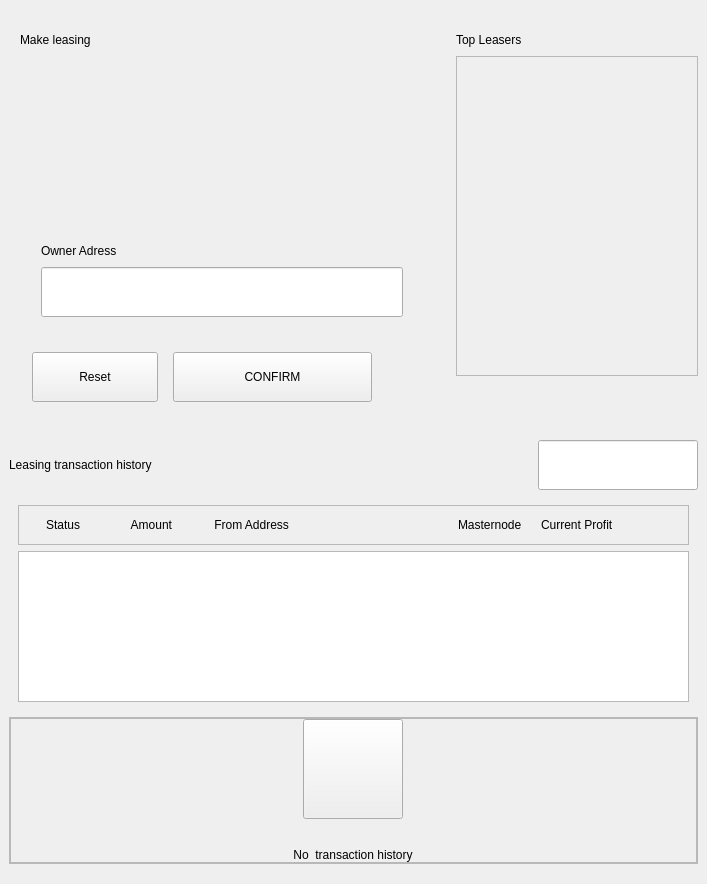
<?xml version="1.0" encoding="UTF-8"?>
<ui version="4.0">
 <class>LeasingWidget</class>
 <widget class="QWidget" name="LeasingWidget">
  <property name="geometry">
   <rect>
    <x>0</x>
    <y>0</y>
    <width>707</width>
    <height>884</height>
   </rect>
  </property>
  <property name="windowTitle">
   <string>Form</string>
  </property>
  <layout class="QVBoxLayout" name="verticalLayout_8">
   <property name="spacing">
    <number>15</number>
   </property>
   <property name="leftMargin">
    <number>0</number>
   </property>
   <property name="rightMargin">
    <number>0</number>
   </property>
   <item>
    <layout class="QHBoxLayout" name="horizontalLayout_7">
     <property name="spacing">
      <number>15</number>
     </property>
     <item>
      <widget class="QWidget" name="containerLeft" native="true">
       <property name="minimumSize">
        <size>
         <width>400</width>
         <height>400</height>
        </size>
       </property>
       <property name="maximumSize">
        <size>
         <width>16777215</width>
         <height>400</height>
        </size>
       </property>
       <layout class="QVBoxLayout" name="verticalLayout_2">
        <property name="leftMargin">
         <number>20</number>
        </property>
        <property name="topMargin">
         <number>19</number>
        </property>
        <property name="bottomMargin">
         <number>9</number>
        </property>
        <item>
         <layout class="QHBoxLayout" name="horizontalLayout_2">
          <item>
           <widget class="QLabel" name="labelLeasing">
            <property name="text">
             <string>Make leasing</string>
            </property>
           </widget>
          </item>
          <item>
           <spacer name="horizontalSpacer">
            <property name="orientation">
             <enum>Qt::Horizontal</enum>
            </property>
            <property name="sizeHint" stdset="0">
             <size>
              <width>40</width>
              <height>20</height>
             </size>
            </property>
           </spacer>
          </item>
         </layout>
        </item>
        <item>
         <spacer name="verticalSpacer_5">
          <property name="orientation">
           <enum>Qt::Vertical</enum>
          </property>
          <property name="sizeHint" stdset="0">
           <size>
            <width>20</width>
            <height>0</height>
           </size>
          </property>
         </spacer>
        </item>
        <item>
         <spacer name="verticalSpacer_8">
          <property name="orientation">
           <enum>Qt::Vertical</enum>
          </property>
          <property name="sizeHint" stdset="0">
           <size>
            <width>20</width>
            <height>40</height>
           </size>
          </property>
         </spacer>
        </item>
        <item>
         <widget class="QWidget" name="containerSend" native="true">
          <property name="minimumSize">
           <size>
            <width>0</width>
            <height>0</height>
           </size>
          </property>
          <layout class="QVBoxLayout" name="verticalLayout_6">
           <item>
            <spacer name="verticalSpacer_11">
             <property name="orientation">
              <enum>Qt::Vertical</enum>
             </property>
             <property name="sizeHint" stdset="0">
              <size>
               <width>20</width>
               <height>500</height>
              </size>
             </property>
            </spacer>
           </item>
           <item>
            <layout class="QHBoxLayout" name="horizontalLayout_8">
             <item>
              <spacer name="horizontalSpacer_14">
               <property name="orientation">
                <enum>Qt::Horizontal</enum>
               </property>
               <property name="sizeType">
                <enum>QSizePolicy::Fixed</enum>
               </property>
               <property name="sizeHint" stdset="0">
                <size>
                 <width>12</width>
                 <height>20</height>
                </size>
               </property>
              </spacer>
             </item>
             <item>
              <widget class="QLabel" name="labelEditTitle">
               <property name="maximumSize">
                <size>
                 <width>16777215</width>
                 <height>30</height>
                </size>
               </property>
               <property name="text">
                <string>Owner Adress</string>
               </property>
              </widget>
             </item>
             <item>
              <spacer name="horizontalSpacer_12">
               <property name="orientation">
                <enum>Qt::Horizontal</enum>
               </property>
               <property name="sizeHint" stdset="0">
                <size>
                 <width>40</width>
                 <height>20</height>
                </size>
               </property>
              </spacer>
             </item>
            </layout>
           </item>
           <item>
            <layout class="QHBoxLayout" name="horizontalLayout">
             <item>
              <spacer name="horizontalSpacer_4">
               <property name="orientation">
                <enum>Qt::Horizontal</enum>
               </property>
               <property name="sizeType">
                <enum>QSizePolicy::Fixed</enum>
               </property>
               <property name="sizeHint" stdset="0">
                <size>
                 <width>12</width>
                 <height>20</height>
                </size>
               </property>
              </spacer>
             </item>
             <item>
              <widget class="QLineEdit" name="lineEditOwnerAddress">
               <property name="minimumSize">
                <size>
                 <width>0</width>
                 <height>50</height>
                </size>
               </property>
               <property name="maximumSize">
                <size>
                 <width>16777215</width>
                 <height>50</height>
                </size>
               </property>
               <property name="styleSheet">
                <string notr="true"/>
               </property>
               <property name="text">
                <string/>
               </property>
              </widget>
             </item>
            </layout>
           </item>
           <item>
            <spacer name="verticalSpacer_7">
             <property name="orientation">
              <enum>Qt::Vertical</enum>
             </property>
             <property name="sizeHint" stdset="0">
              <size>
               <width>20</width>
               <height>40</height>
              </size>
             </property>
            </spacer>
           </item>
           <item>
            <spacer name="verticalSpacer_9">
             <property name="orientation">
              <enum>Qt::Vertical</enum>
             </property>
             <property name="sizeHint" stdset="0">
              <size>
               <width>20</width>
               <height>40</height>
              </size>
             </property>
            </spacer>
           </item>
          </layout>
         </widget>
        </item>
        <item>
         <spacer name="verticalSpacer_6">
          <property name="orientation">
           <enum>Qt::Vertical</enum>
          </property>
          <property name="sizeType">
           <enum>QSizePolicy::Fixed</enum>
          </property>
          <property name="sizeHint" stdset="0">
           <size>
            <width>20</width>
            <height>20</height>
           </size>
          </property>
         </spacer>
        </item>
        <item>
         <layout class="QHBoxLayout" name="horizontalLayout_6" stretch="2,3,3">
          <property name="spacing">
           <number>15</number>
          </property>
          <property name="leftMargin">
           <number>12</number>
          </property>
          <item>
           <widget class="QPushButton" name="pbnReset">
            <property name="minimumSize">
             <size>
              <width>126</width>
              <height>50</height>
             </size>
            </property>
            <property name="maximumSize">
             <size>
              <width>126</width>
              <height>50</height>
             </size>
            </property>
            <property name="focusPolicy">
             <enum>Qt::NoFocus</enum>
            </property>
            <property name="text">
             <string>Reset</string>
            </property>
           </widget>
          </item>
          <item>
           <widget class="QPushButton" name="pbnCONFIRM">
            <property name="minimumSize">
             <size>
              <width>199</width>
              <height>50</height>
             </size>
            </property>
            <property name="maximumSize">
             <size>
              <width>199</width>
              <height>50</height>
             </size>
            </property>
            <property name="focusPolicy">
             <enum>Qt::NoFocus</enum>
            </property>
            <property name="text">
             <string>CONFIRM</string>
            </property>
           </widget>
          </item>
          <item>
           <spacer name="horizontalSpacer_9">
            <property name="orientation">
             <enum>Qt::Horizontal</enum>
            </property>
            <property name="sizeHint" stdset="0">
             <size>
              <width>40</width>
              <height>20</height>
             </size>
            </property>
           </spacer>
          </item>
         </layout>
        </item>
        <item>
         <spacer name="verticalSpacer_2">
          <property name="orientation">
           <enum>Qt::Vertical</enum>
          </property>
          <property name="sizeHint" stdset="0">
           <size>
            <width>20</width>
            <height>237</height>
           </size>
          </property>
         </spacer>
        </item>
       </layout>
      </widget>
     </item>
     <item>
      <widget class="QWidget" name="containerRight" native="true">
       <property name="minimumSize">
        <size>
         <width>0</width>
         <height>400</height>
        </size>
       </property>
       <property name="maximumSize">
        <size>
         <width>16777215</width>
         <height>400</height>
        </size>
       </property>
       <layout class="QVBoxLayout" name="verticalLayout_3">
        <property name="leftMargin">
         <number>20</number>
        </property>
        <property name="topMargin">
         <number>19</number>
        </property>
        <item>
         <layout class="QHBoxLayout" name="horizontalLayout_3">
          <item>
           <widget class="QLabel" name="labelTopLeasing">
            <property name="text">
             <string>Top Leasers</string>
            </property>
           </widget>
          </item>
          <item>
           <spacer name="horizontalSpacer_2">
            <property name="orientation">
             <enum>Qt::Horizontal</enum>
            </property>
            <property name="sizeHint" stdset="0">
             <size>
              <width>40</width>
              <height>20</height>
             </size>
            </property>
           </spacer>
          </item>
         </layout>
        </item>
        <item>
         <widget class="QScrollArea" name="scrollArea">
          <property name="minimumSize">
           <size>
            <width>0</width>
            <height>320</height>
           </size>
          </property>
          <property name="widgetResizable">
           <bool>true</bool>
          </property>
          <widget class="QWidget" name="scrollAreaWidgetContentsTop">
           <property name="geometry">
            <rect>
             <x>0</x>
             <y>0</y>
             <width>222</width>
             <height>318</height>
            </rect>
           </property>
           <layout class="QVBoxLayout" name="verticalLayout_5">
            <property name="spacing">
             <number>3</number>
            </property>
           </layout>
          </widget>
         </widget>
        </item>
        <item>
         <spacer name="verticalSpacer_3">
          <property name="orientation">
           <enum>Qt::Vertical</enum>
          </property>
          <property name="sizeHint" stdset="0">
           <size>
            <width>20</width>
            <height>20</height>
           </size>
          </property>
         </spacer>
        </item>
       </layout>
      </widget>
     </item>
    </layout>
   </item>
   <item>
    <widget class="QWidget" name="containerbottom" native="true">
     <layout class="QVBoxLayout" name="verticalLayout">
      <item>
       <spacer name="verticalSpacer_10">
        <property name="orientation">
         <enum>Qt::Vertical</enum>
        </property>
        <property name="sizeType">
         <enum>QSizePolicy::Minimum</enum>
        </property>
        <property name="sizeHint" stdset="0">
         <size>
          <width>20</width>
          <height>5</height>
         </size>
        </property>
       </spacer>
      </item>
      <item>
       <layout class="QHBoxLayout" name="horizontalLayout_4">
        <item>
         <widget class="QLabel" name="labelHistory">
          <property name="maximumSize">
           <size>
            <width>16777215</width>
            <height>30</height>
           </size>
          </property>
          <property name="text">
           <string>Leasing transaction history</string>
          </property>
         </widget>
        </item>
        <item>
         <spacer name="horizontalSpacer_3">
          <property name="orientation">
           <enum>Qt::Horizontal</enum>
          </property>
          <property name="sizeHint" stdset="0">
           <size>
            <width>40</width>
            <height>20</height>
           </size>
          </property>
         </spacer>
        </item>
        <item>
         <widget class="QComboBox" name="comboBoxSortType">
          <property name="maximumSize">
           <size>
            <width>0</width>
            <height>0</height>
           </size>
          </property>
         </widget>
        </item>
        <item>
         <widget class="QLineEdit" name="lineEditSort">
          <property name="minimumSize">
           <size>
            <width>160</width>
            <height>50</height>
           </size>
          </property>
          <property name="maximumSize">
           <size>
            <width>160</width>
            <height>50</height>
           </size>
          </property>
         </widget>
        </item>
       </layout>
      </item>
      <item>
       <widget class="QWidget" name="containerHistory" native="true">
        <layout class="QVBoxLayout" name="verticalLayout_9">
         <item>
          <widget class="QFrame" name="infoFrame">
           <property name="frameShape">
            <enum>QFrame::StyledPanel</enum>
           </property>
           <property name="frameShadow">
            <enum>QFrame::Raised</enum>
           </property>
           <layout class="QHBoxLayout" name="horizontalLayout_9">
            <item>
             <layout class="QHBoxLayout" name="horizontalLayout_5" stretch="1,1,3,1,1,0">
              <property name="spacing">
               <number>0</number>
              </property>
              <property name="leftMargin">
               <number>18</number>
              </property>
              <property name="rightMargin">
               <number>11</number>
              </property>
              <item>
               <widget class="QLabel" name="labelStatus">
                <property name="minimumSize">
                 <size>
                  <width>0</width>
                  <height>20</height>
                 </size>
                </property>
                <property name="maximumSize">
                 <size>
                  <width>16777215</width>
                  <height>20</height>
                 </size>
                </property>
                <property name="text">
                 <string>Status</string>
                </property>
               </widget>
              </item>
              <item>
               <widget class="QLabel" name="labelAmount">
                <property name="minimumSize">
                 <size>
                  <width>0</width>
                  <height>20</height>
                 </size>
                </property>
                <property name="maximumSize">
                 <size>
                  <width>16777215</width>
                  <height>20</height>
                 </size>
                </property>
                <property name="text">
                 <string> Amount</string>
                </property>
               </widget>
              </item>
              <item>
               <widget class="QLabel" name="labelAddress">
                <property name="minimumSize">
                 <size>
                  <width>0</width>
                  <height>20</height>
                 </size>
                </property>
                <property name="maximumSize">
                 <size>
                  <width>16777215</width>
                  <height>20</height>
                 </size>
                </property>
                <property name="text">
                 <string> From Address</string>
                </property>
               </widget>
              </item>
              <item>
               <widget class="QLabel" name="labelMasternode">
                <property name="minimumSize">
                 <size>
                  <width>0</width>
                  <height>20</height>
                 </size>
                </property>
                <property name="maximumSize">
                 <size>
                  <width>16777215</width>
                  <height>20</height>
                 </size>
                </property>
                <property name="text">
                 <string>Masternode</string>
                </property>
               </widget>
              </item>
              <item>
               <widget class="QLabel" name="labelProfit">
                <property name="minimumSize">
                 <size>
                  <width>0</width>
                  <height>20</height>
                 </size>
                </property>
                <property name="maximumSize">
                 <size>
                  <width>16777215</width>
                  <height>20</height>
                 </size>
                </property>
                <property name="text">
                 <string>Current Profit</string>
                </property>
               </widget>
              </item>
              <item>
               <spacer name="horizontalSpacer_8">
                <property name="orientation">
                 <enum>Qt::Horizontal</enum>
                </property>
                <property name="sizeType">
                 <enum>QSizePolicy::Fixed</enum>
                </property>
                <property name="sizeHint" stdset="0">
                 <size>
                  <width>45</width>
                  <height>20</height>
                 </size>
                </property>
               </spacer>
              </item>
             </layout>
            </item>
           </layout>
          </widget>
         </item>
         <item>
          <widget class="QListView" name="listViewTransaction"/>
         </item>
        </layout>
       </widget>
      </item>
      <item>
       <widget class="QFrame" name="emptyContainer">
        <property name="minimumSize">
         <size>
          <width>0</width>
          <height>100</height>
         </size>
        </property>
        <property name="frameShape">
         <enum>QFrame::StyledPanel</enum>
        </property>
        <property name="frameShadow">
         <enum>QFrame::Raised</enum>
        </property>
        <layout class="QVBoxLayout" name="verticalLayout_71" stretch="0,0,0">
         <property name="spacing">
          <number>0</number>
         </property>
         <property name="leftMargin">
          <number>0</number>
         </property>
         <property name="topMargin">
          <number>0</number>
         </property>
         <property name="rightMargin">
          <number>0</number>
         </property>
         <property name="bottomMargin">
          <number>0</number>
         </property>
         <item>
          <spacer name="verticalSpacer_4">
           <property name="orientation">
            <enum>Qt::Vertical</enum>
           </property>
           <property name="sizeHint" stdset="0">
            <size>
             <width>20</width>
             <height>20</height>
            </size>
           </property>
          </spacer>
         </item>
         <item>
          <widget class="QFrame" name="emptyScreen">
           <property name="sizePolicy">
            <sizepolicy hsizetype="Expanding" vsizetype="Expanding">
             <horstretch>0</horstretch>
             <verstretch>0</verstretch>
            </sizepolicy>
           </property>
           <property name="frameShape">
            <enum>QFrame::StyledPanel</enum>
           </property>
           <property name="frameShadow">
            <enum>QFrame::Raised</enum>
           </property>
           <layout class="QVBoxLayout" name="verticalLayout_4">
            <property name="spacing">
             <number>30</number>
            </property>
            <property name="leftMargin">
             <number>0</number>
            </property>
            <property name="topMargin">
             <number>0</number>
            </property>
            <property name="rightMargin">
             <number>0</number>
            </property>
            <property name="bottomMargin">
             <number>0</number>
            </property>
            <item alignment="Qt::AlignHCenter|Qt::AlignVCenter">
             <widget class="QPushButton" name="pushImgEmpty">
              <property name="minimumSize">
               <size>
                <width>100</width>
                <height>100</height>
               </size>
              </property>
              <property name="maximumSize">
               <size>
                <width>100</width>
                <height>100</height>
               </size>
              </property>
              <property name="focusPolicy">
               <enum>Qt::NoFocus</enum>
              </property>
              <property name="text">
               <string/>
              </property>
              <property name="iconSize">
               <size>
                <width>100</width>
                <height>100</height>
               </size>
              </property>
             </widget>
            </item>
            <item alignment="Qt::AlignHCenter|Qt::AlignVCenter">
             <widget class="QLabel" name="labelEmpty">
              <property name="styleSheet">
               <string notr="true"/>
              </property>
              <property name="text">
               <string>No  transaction history</string>
              </property>
              <property name="alignment">
               <set>Qt::AlignCenter</set>
              </property>
             </widget>
            </item>
           </layout>
          </widget>
         </item>
         <item>
          <spacer name="verticalSpacer">
           <property name="orientation">
            <enum>Qt::Vertical</enum>
           </property>
           <property name="sizeHint" stdset="0">
            <size>
             <width>20</width>
             <height>20</height>
            </size>
           </property>
          </spacer>
         </item>
        </layout>
       </widget>
      </item>
     </layout>
    </widget>
   </item>
  </layout>
 </widget>
 <resources/>
 <connections/>
</ui>
